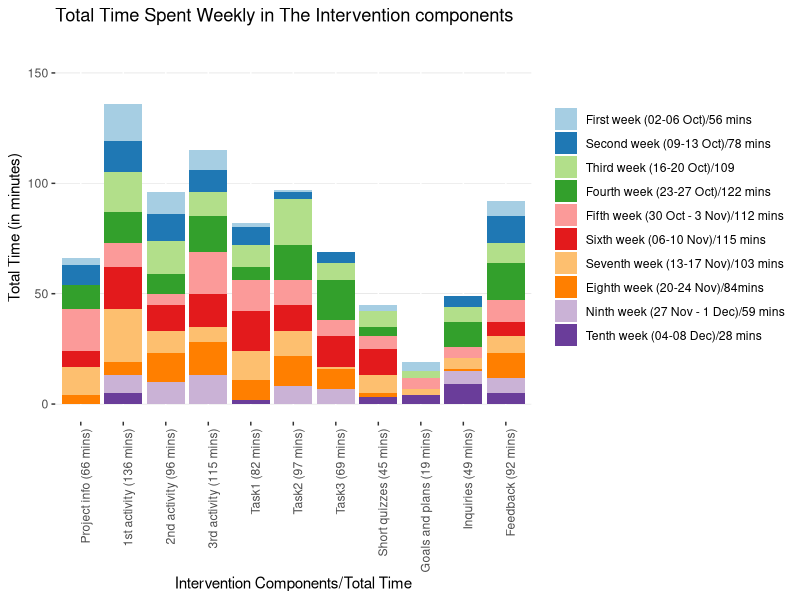
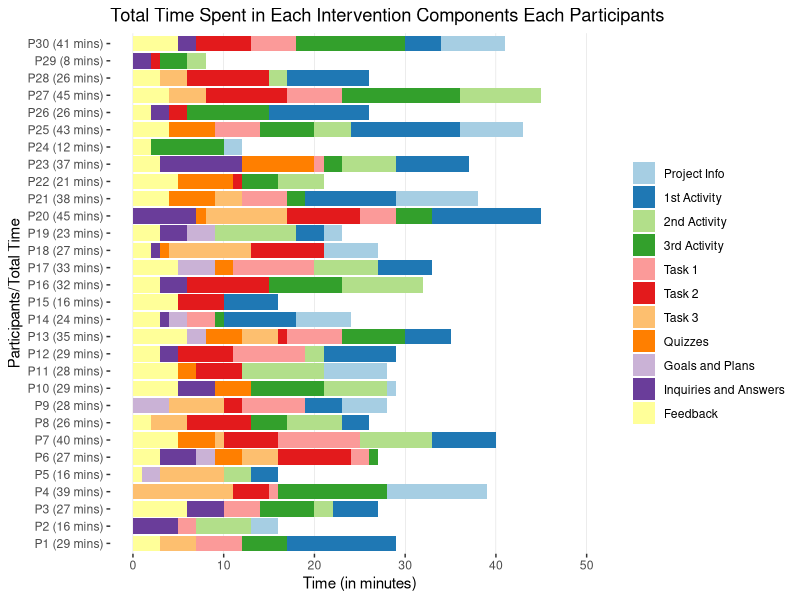
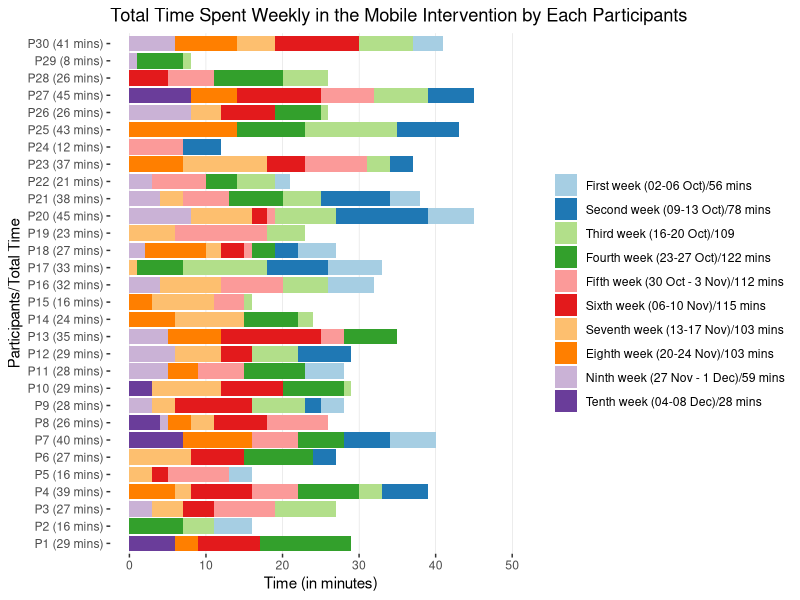

Recreate these plots in R, in order.
#PACKAGES NEEDED
library(readxl)
library(ggplot2)
library(reshape2)
library(RColorBrewer)
library(zoo)
library(dplyr)
library(openxlsx)
library(zoo)
######################################################################
#READ THE DATA
P1 <- read_excel("App/Analysis of time spent in the app.xlsx",sheet = "Sheet2", range = "A2:K13")


#ADD NAME TO FIRST COLUMN, IS EMPTY
names(P1)[1]="reference"
#change class to factor, to keep the order on the plot
P1$reference=factor(P1$reference,levels=P1$reference)

#reshape data to plot
P1R <- melt(P1, id.vars = "reference")


#ploting

#basic plot
ggplot(P1R,aes(x=reference,y=value,fill=variable))+geom_bar(stat = "identity")+
#main title
ggtitle("Total Time Spent Weekly in The Intervention components")+
# labs x and y  
labs(y="Total Time (in minutes)", x = "Intervention Components/Total Time")+
#90 degrees for x
theme(axis.text.x = element_text(angle = 90, hjust = 1))+
#background
theme(panel.background = element_blank(), panel.grid.major.y = element_line( size=.1, color="grey" ),legend.title = element_blank()  )+
#ylims
coord_cartesian(ylim=c(0,160))+
#choosecolors
scale_fill_brewer(palette="Paired")

dev.copy(png,'plot1.png')
dev.off()
#####################################################################################

P2 <- read_excel("App/Analysis of time spent in the app.xlsx",sheet = "Sheet3", range = "A1:AE12")
names(P2)[1]="reference"
P2$reference=factor(P2$reference,levels=P2$reference)

#reshape data to plot
P2R <- melt(P2, id.vars = "reference")

#ploting
#basic plot
ggplot(P2R,aes(x=variable,y=value,fill=reference))+geom_bar(stat = "identity")+
  #main title
  ggtitle("Total Time Spent in Each Intervention Components Each Participants")+
  # labs x and y  
  labs(y="Time (in minutes)", x = "Participants/Total Time")+
  #background
  theme(panel.background = element_blank(), panel.grid.major.x = element_line( size=.1, color="grey" ),legend.title = element_blank() )+
  scale_y_continuous(limits = c(0, 50))+
  #choosecolors
  scale_fill_brewer(palette="Paired")+
  #rotate barplot
  coord_flip()

dev.copy(png,'plot2.png')
dev.off()

######################################################
#READ THE DATA
P3 <- read_excel("App/Analysis of time spent in the app.xlsx",sheet = "Sheet1", range = "A2:K32")
#ADD NAME TO FIRST COLUMN, IS EMPTY
names(P3)[1]="reference"
P3$reference=factor(P3$reference,levels=P3$reference)
#reshape data to plot
P3R <- melt(P3, id.vars = "reference")

#ploting
#basic plot
ggplot(P3R,aes(x=reference,y=value,fill=variable))+geom_bar(stat = "identity")+
  #main title
  ggtitle("Total Time Spent Weekly in the Mobile Intervention by Each Participants")+
  # labs x and y  
  labs(y="Time (in minutes)", x = "Participants/Total Time")+
  #background
  theme(panel.background = element_blank(), panel.grid.major.x = element_line( size=.1, color="grey" ),legend.title = element_blank() )+
  scale_y_continuous(limits = c(0, 50))+
  #choosecolors
  scale_fill_brewer(palette="Paired")+
  #rotate barplot
  coord_flip()
############################################################

#READ THE DATA
P4 <- read_excel("App/Analysis of time spent in the app.xlsx",sheet = "Sheet5", range = "A1:C26")
#ADD NAME TO FIRST COLUMN, IS EMPTY
names(P4)[1]="reference"

#fix problem reading dates from excel
P4=P4%>% do(na.locf(.))
x=convertToDate(P4$Date)
x=format(x, format="%b-%d")
P4$Date[!is.na(x)]=x[!is.na(x)]

###############################################################
P5 <- read_excel("App/Analysis of time spent in the app.xlsx",sheet = "Sheet5", range = "A27:C51",col_names = FALSE)
P5=P5%>% do(na.locf(.))
names(P5)=names(P4)
x=convertToDate(P5$Date)
x=format(x, format="%b-%d")
P5$Date[!is.na(x)]=x[!is.na(x)]
